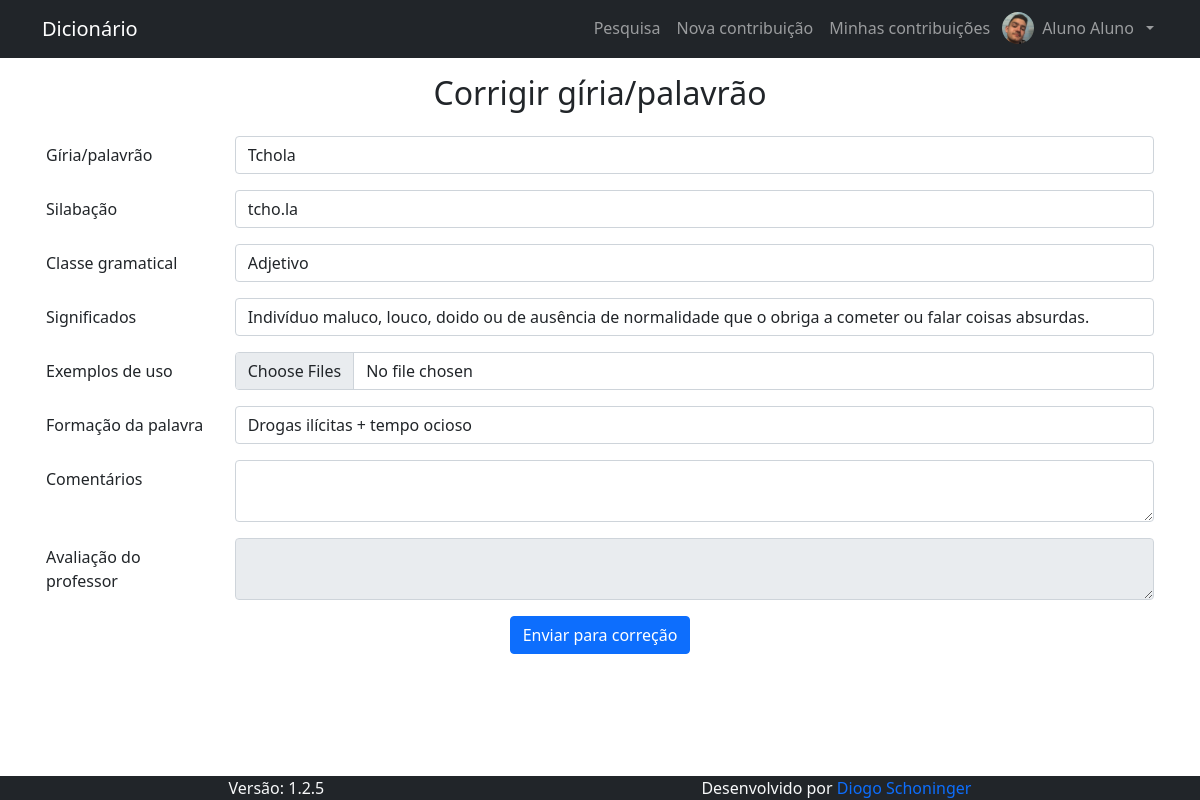
/pages/contribuicoes/corrigir_contribuicao.php?id_contribuicao=5 (signed in), run on an earlier commit of the app's database.
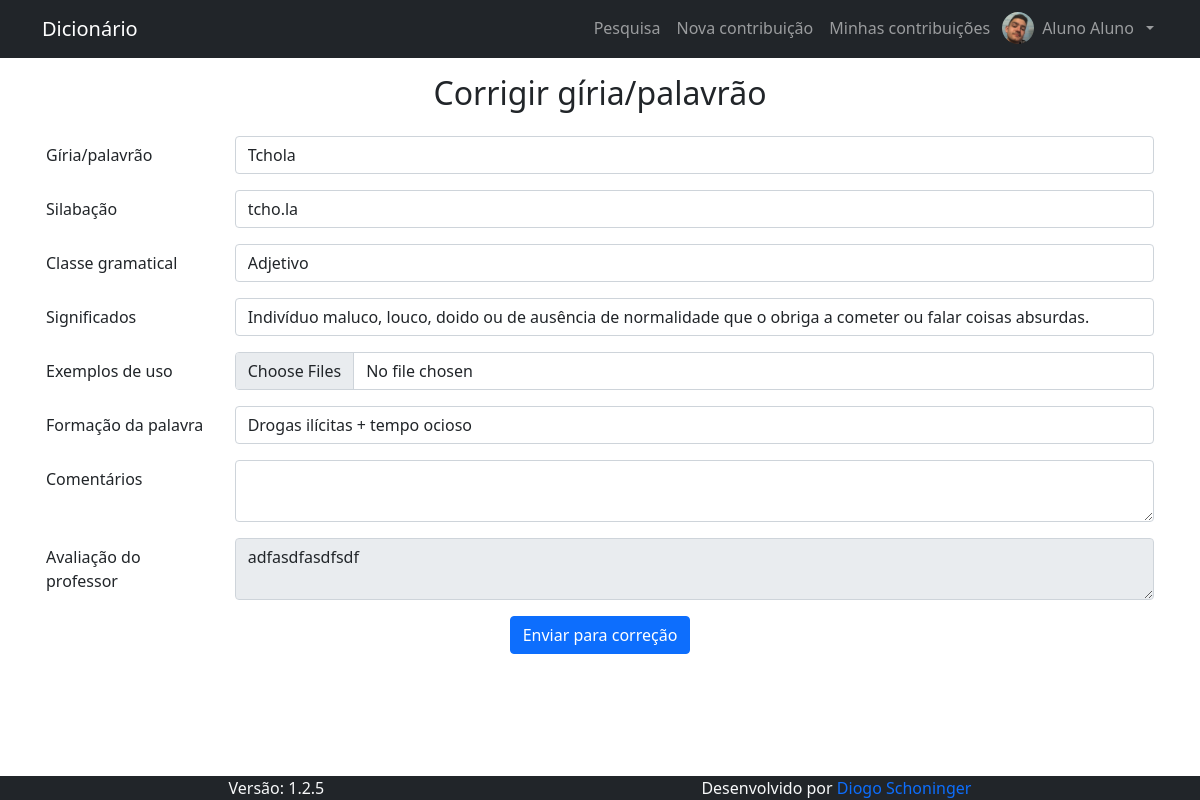
And on a later commit of the database.
### tables this page shows
CREATE TABLE IF NOT EXISTS `contribuicao` (
  `id_contribuicao` int(11) NOT NULL AUTO_INCREMENT,
  `contribuicao` text NOT NULL,
  `silabacao` text NOT NULL,
  `classe_gramatical` text NOT NULL,
  `significados` text NOT NULL,
  `formacao` text NOT NULL,
  `comentarios` text DEFAULT NULL,
  `id_autor` int(11) NOT NULL,
  `exemplos` text NOT NULL,
  `situacao` text NOT NULL,
  `comentarios_avaliador` text NOT NULL,
  PRIMARY KEY (`id_contribuicao`)
);

### pages/contribuicoes/corrigir_contribuicao.php (the view, shortened to what this page needs)
<?php
  $conn = open_db();
  $id_contribuicao = mysqli_real_escape_string( $conn, $_GET["id_contribuicao"] );
  $result = $conn->query("SELECT * FROM contribuicao WHERE id_contribuicao = $id_contribuicao AND id_autor = " . $_SESSION["id_usuario"]);
  $contribuicao = $result->fetch_object();
?>
<h1 class="fs-2 text-center">Corrigir gíria/palavrão</h1>
<form action="" method="post" class="container" enctype="multipart/form-data">
  <div class="row mb-3">
    <label class="col-form-label col-2">Gíria/palavrão</label>
    <div class="col-10">
      <input class="form-control" name="contribuicao" required value="<?php if (isset($_POST)) echo $contribuicao->contribuicao ?>" >
    </div>
  </div>
  <div class="row mb-3">
    <label class="col-form-label col-2">Silabação</label>
    <div class="col-10">
      <input class="form-control" name="silabacao" required value="<?php if (isset($_POST)) echo $contribuicao->silabacao ?>" >
    </div>
  </div>
  <div class="row mb-3">
    <label class="col-form-label col-2">Classe gramatical</label>
    <div class="col-10">
      <input class="form-control" name="classe_gramatical" required value="<?php if (isset($_POST)) echo $contribuicao->classe_gramatical ?>" >
    </div>
  </div>
  <div class="row mb-3">
    <label class="col-form-label col-2">Significados</label>
    <div class="col-10">
      <input class="form-control" name="significados" required value="<?php if (isset($_POST)) echo $contribuicao->significados ?>" >
    </div>
  </div>
  <div class="row mb-3">
    <label class="col-form-label col-2">Exemplos de uso</label>
    <div class="col-10">
      <input class="form-control" type="file" multiple name="exemplos[]" required>
    </div>
  </div>
  <div class="row mb-3">
    <label class="col-form-label col-2">Formação da palavra</label>
    <div class="col-10">
      <input class="form-control" name="formacao" required value="<?php if (isset($_POST)) echo $contribuicao->formacao ?>" >
    </div>
  </div>
  <div class="row mb-3">
    <label class="col-form-label col-2">Comentários</label>
    <div class="col-10">
      <textarea class="form-control" name="comentarios"><?php if (isset($_POST)) echo $contribuicao->comentarios ?></textarea>
    </div>
  </div>
  <div class="row mb-3">
    <label class="col-form-label col-2">Avaliação do professor</label>
    <div class="col-10">
      <textarea class="form-control" disabled readonly><?php if (isset($_POST)) echo $contribuicao->comentarios_avaliador ?></textarea>
    </div>
  </div>
  <div class="row justify-content-center">
    <button type="submit" class="btn btn-primary w-auto">Enviar para correção</button>
  </div>
</form>

What changed in the data, as far as the page shows it:
changed contribuicao "Tchola": comentarios_avaliador (not shown) → "adfasdfasdfsdf"
